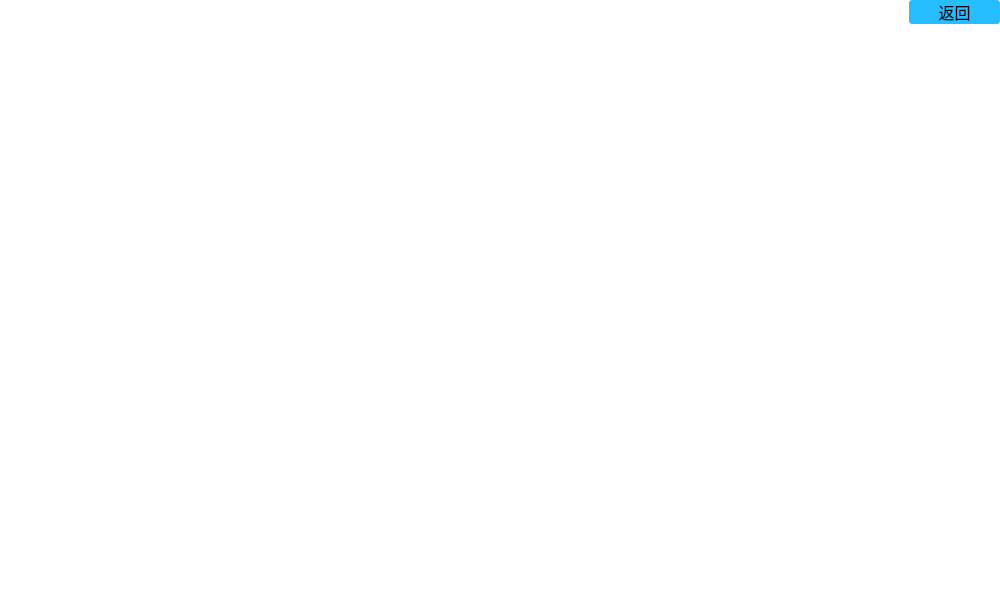
<?xml version="1.0" encoding="UTF-8"?>
<ui version="4.0">
 <class>Widget</class>
 <widget class="QWidget" name="Widget">
  <property name="geometry">
   <rect>
    <x>0</x>
    <y>0</y>
    <width>1000</width>
    <height>600</height>
   </rect>
  </property>
  <property name="windowTitle">
   <string>命令行工具</string>
  </property>
  <property name="styleSheet">
   <string notr="true">QScrollArea{
	border:none;
}
QScrollBar:vertical{
	border: none;
	width:8px;
	margin: 0 0 0 0;
	background: transparent;
}
QScrollBar::handle:vertical{
	background: rgb(200, 200, 200);
	border-radius:4px;
}
QScrollBar::handle:vertical:hover{
	background: rgb(160, 160, 160);
	border-radius:4px;
}
QScrollBar::handle:vertical:pressed{
	background: rgb(5, 160, 255);
	border-radius:4px;
}
QScrollBar::add-page,QScrollBar::sub-page:vertical{
	background: transparent;
}
QScrollBar::add-line,QScrollBar::sub-line:vertical{
	background: transparent;
}</string>
  </property>
  <layout class="QGridLayout" name="gridLayout_3">
   <property name="leftMargin">
    <number>0</number>
   </property>
   <property name="topMargin">
    <number>0</number>
   </property>
   <property name="rightMargin">
    <number>0</number>
   </property>
   <property name="bottomMargin">
    <number>0</number>
   </property>
   <property name="spacing">
    <number>0</number>
   </property>
   <item row="0" column="0">
    <widget class="QStackedWidget" name="stackedWidget">
     <property name="currentIndex">
      <number>1</number>
     </property>
     <widget class="QWidget" name="page">
      <layout class="QGridLayout" name="gridLayout">
       <property name="leftMargin">
        <number>0</number>
       </property>
       <property name="topMargin">
        <number>0</number>
       </property>
       <property name="rightMargin">
        <number>0</number>
       </property>
       <property name="bottomMargin">
        <number>0</number>
       </property>
       <property name="spacing">
        <number>0</number>
       </property>
       <item row="0" column="0">
        <widget class="QScrollArea" name="scrollArea">
         <property name="widgetResizable">
          <bool>true</bool>
         </property>
         <widget class="QWidget" name="scrollAreaWidgetContents">
          <property name="geometry">
           <rect>
            <x>0</x>
            <y>0</y>
            <width>1000</width>
            <height>600</height>
           </rect>
          </property>
         </widget>
        </widget>
       </item>
      </layout>
     </widget>
     <widget class="QWidget" name="page_2">
      <property name="styleSheet">
       <string notr="true">QWidget{
	background-color: rgb(255, 255, 255);
}
QPushButton{
	border:none;
	border-radius:3px;
	background-color: rgb(39, 190, 255);
}
QPushButton:hover{
	border:none;
	border-radius:3px;
	background-color: rgb(88, 177, 255);
}</string>
      </property>
      <layout class="QGridLayout" name="gridLayout_2" columnstretch="10,1">
       <property name="leftMargin">
        <number>0</number>
       </property>
       <property name="topMargin">
        <number>0</number>
       </property>
       <property name="rightMargin">
        <number>0</number>
       </property>
       <property name="bottomMargin">
        <number>0</number>
       </property>
       <property name="spacing">
        <number>0</number>
       </property>
       <item row="0" column="0">
        <spacer name="horizontalSpacer">
         <property name="orientation">
          <enum>Qt::Horizontal</enum>
         </property>
         <property name="sizeHint" stdset="0">
          <size>
           <width>906</width>
           <height>20</height>
          </size>
         </property>
        </spacer>
       </item>
       <item row="0" column="1">
        <widget class="QPushButton" name="pushButton">
         <property name="sizePolicy">
          <sizepolicy hsizetype="Preferred" vsizetype="Preferred">
           <horstretch>0</horstretch>
           <verstretch>0</verstretch>
          </sizepolicy>
         </property>
         <property name="font">
          <font>
           <family>楷体</family>
           <pointsize>12</pointsize>
          </font>
         </property>
         <property name="text">
          <string>返回</string>
         </property>
        </widget>
       </item>
       <item row="1" column="0" colspan="2">
        <widget class="QScrollArea" name="scrollArea_2">
         <property name="widgetResizable">
          <bool>true</bool>
         </property>
         <widget class="QWidget" name="scrollAreaWidgetContents_2">
          <property name="geometry">
           <rect>
            <x>0</x>
            <y>0</y>
            <width>1000</width>
            <height>577</height>
           </rect>
          </property>
         </widget>
        </widget>
       </item>
      </layout>
     </widget>
    </widget>
   </item>
  </layout>
 </widget>
 <resources/>
 <connections/>
</ui>
